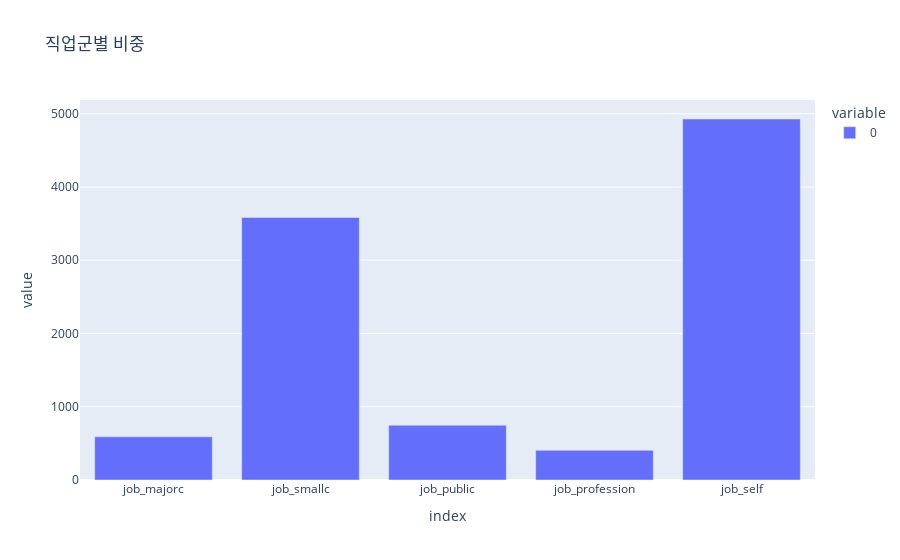

Notebook code cell kept with this figure:
### Code cell
import plotly.express as px
import chart_studio.plotly as py
import cufflinks as cf
cf.go_offline(connected=True)
px.bar(job_df.loc[0:].sum(), title='직업군별 비중')

### Figure 1 — Plotly figure (JSON) as saved in the notebook; plotly's stock layout.template omitted (floating-point values rounded to 4 significant figures)
{"data": [{"alignmentgroup": "True", "hovertemplate": "variable=0<br>index=%{x}<br>value=%{y}<extra></extra>", "legendgroup": "0", "marker": {"color": "#636efa"}, "name": "0", "offsetgroup": "0", "orientation": "v", "showlegend": true, "textposition": "auto", "type": "bar", "x": ["job_majorc", "job_smallc", "job_public", "job_profession", "job_self"], "xaxis": "x", "y": [589.6, 3584.0, 748.3, 405.1, 4928.0], "yaxis": "y"}], "layout": {"barmode": "relative", "legend": {"title": {"text": "variable"}, "tracegroupgap": 0}, "title": {"text": "직업군별 비중"}, "xaxis": {"anchor": "y", "domain": [0, 1], "title": {"text": "index"}}, "yaxis": {"anchor": "x", "domain": [0, 1], "title": {"text": "value"}}}}
